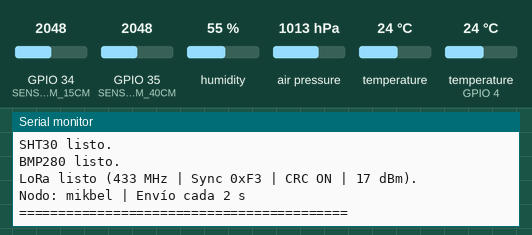
A sketch run on a simulated ESP32. On the bench: the last lines printed to the serial monitor. The inputs (shaded band) are chosen by the test bench; at power-on: humidity 55 %, temperature (sensor on GPIO 4) 24 °C, GPIO 34 (SENSOR_HUM_15CM) = 2048, GPIO 35 (SENSOR_HUM_40CM) = 2048, air pressure 1013 hPa, temperature 24 °C. No radio packets arrive unless stated.

Above: at 2.2 s.
2.3 s: humidity set to 22 %
At 3.7 s:
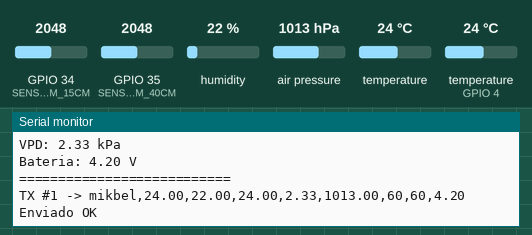
5.1 s: temperature (sensor on GPIO 4) set to 12 °C
At 6.9 s:
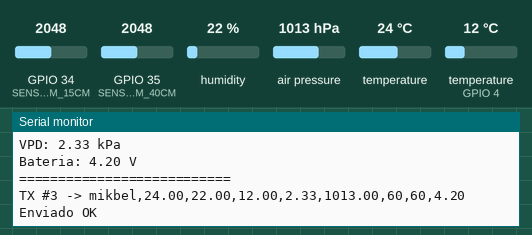
7.9 s: GPIO 34 (SENSOR_HUM_15CM) set to 2866
At 9.1 s:
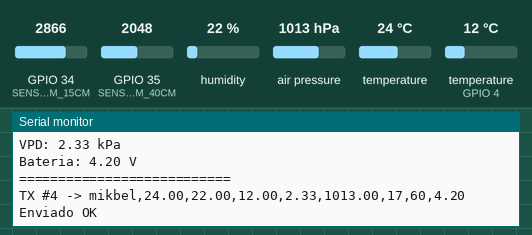
10.7 s: GPIO 35 (SENSOR_HUM_40CM) set to 2866
At 10.7 s:
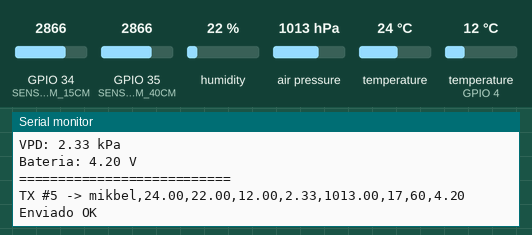
13.5 s: air pressure set to 952 hPa
At 14.63 s:
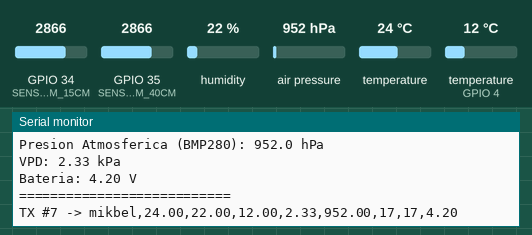
16.3 s: temperature (sensor 0) set to 12 °C
At 18.0 s:
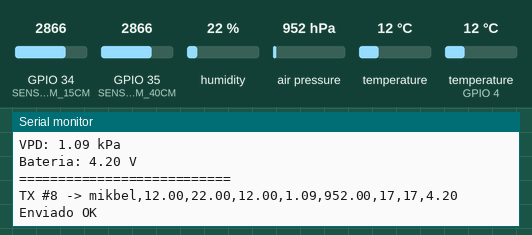

The sketch:

esp32-code.ino
```cpp
/* =====================================================================
 *  AGROCONNECT - NODO DE CAMPO (EMISOR LoRa)
 * ---------------------------------------------------------------------
 *  Lee los sensores del nodo de campo:
 *    - Humedad de suelo 15 cm  (GPIO 34, analógico)
 *    - Humedad de suelo 40 cm  (GPIO 35, analógico)
 *    - Temperatura de raíz     (DS18B20 en GPIO 4)
 *    - Temperatura/humedad aire (SHT30 por I2C 21/22)
 *    - Presión atmosférica      (BMP280 por I2C 21/22)
 *
 *  Envía por LoRa (433 MHz) una trama CSV de 9 campos EXACTAMENTE en el
 *  orden que espera el Nodo Central:
 *
 *    nodoId,tempAire,humAire,tempSuelo,vpd,presion,hum15,hum40,bateria
 *
 *  Ejemplo:
 *    nodo_campo_01,24.31,58.20,21.75,1.02,1013.45,47,63,4.15
 *
 *  El Nodo Central (receptor) la parte con ',' y la sube a Firebase.
 *  IMPORTANTE: ambos nodos deben usar 433 MHz, SyncWord 0xF3 y CRC ON.
 * ===================================================================== */

#include <Arduino.h>
#include <Wire.h>
#include <OneWire.h>
#include <DallasTemperature.h>
#include <Adafruit_SHT31.h>
#include <Adafruit_BMP280.h>
#include <SPI.h>
#include <LoRa.h>

// ================= IDENTIFICACIÓN =================
#define NODO_ID "mikbel"     // Debe ser distinto por cada nodo de campo

// ================= PINES SENSORES =================
#define SENSOR_HUM_15CM 34
#define SENSOR_HUM_40CM 35
#define PIN_DS18B20     4

#define I2C_SDA 21                  // Cable amarillo (SDA)
#define I2C_SCL 22                  // Cable azul   (SCL)

// ================= PINES LoRa (SPI) =================
#define LORA_SCK  18
#define LORA_MISO 19
#define LORA_MOSI 23
#define LORA_CS   5
#define LORA_RST  14
#define LORA_DIO0 2
#define BAND      433E6

// ================= CALIBRACIÓN SUELO =================
// Valor en aire (seco) y en agua (100%). Ajustar con tus mediciones.
#define SUELO_AIRE 3200
#define SUELO_AGUA 1300

// ================= BATERÍA (opcional) =================
// Divisor resistivo: BAT+ ---[R]---+---[R]--- GND, y el punto medio a GPIO 32.
// Si no usás batería, dejá BATTERY_PIN en -1 y se reporta BATTERY_FIJA.
#define BATTERY_PIN   (-1)
#define BATTERY_RATIO  2.0f          // Ej: 100k/100k -> 2.0
#define BATTERY_FIJA   4.20f

// ================= TIEMPOS =================
const unsigned long INTERVALO_ENVIO_MS = 2000;   // 1 envío cada 2 s
const int           REINTENTOS_LORA    = 2;

// ================= OBJETOS =================
OneWire oneWire(PIN_DS18B20);
DallasTemperature sensorRaiz(&oneWire);
Adafruit_SHT31 sht31 = Adafruit_SHT31(&Wire);
Adafruit_BMP280 bmp(&Wire);

bool shtOk      = false;
bool bmpOk      = false;
bool loraOk     = false;
unsigned long ultimoEnvio = 0;
uint32_t contadorPaquetes = 0;

// ================= UTILIDADES =================
float calcularVPD(float temp, float hum) {
  if (isnan(temp) || isnan(hum) || hum <= 0) return 0.0f;
  float es = 0.61078f * exp((17.27f * temp) / (temp + 237.3f));
  float ea = es * (hum / 100.0f);
  float vpd = es - ea;
  return (vpd < 0) ? 0.0f : vpd;
}

int leerHumedadSuelo(int pin) {
  int raw = analogRead(pin);
  int pct = map(raw, SUELO_AIRE, SUELO_AGUA, 0, 100);
  return constrain(pct, 0, 100);
}

float leerBateria() {
#if BATTERY_PIN >= 0
  uint32_t mV = analogReadMilliVolts(BATTERY_PIN);
  return (mV / 1000.0f) * BATTERY_RATIO;
#else
  return BATTERY_FIJA;
#endif
}

void escanearI2C() {
  Serial.println("\n--- ESCANEO I2C ---");
  int nDevices = 0;
  for (byte address = 1; address < 127; address++) {
    Wire.beginTransmission(address);
    byte error = Wire.endTransmission();
    if (error == 0) {
      Serial.print("  Dispositivo en 0x");
      if (address < 16) Serial.print("0");
      Serial.println(address, HEX);
      nDevices++;
    } else if (error == 4) {
      Serial.print("  Error desconocido en 0x");
      if (address < 16) Serial.print("0");
      Serial.println(address, HEX);
    }
  }
  if (nDevices == 0) Serial.println("  CRITICO: ningun dispositivo I2C (revisa 3.3V, GND, SDA 21, SCL 22)");
  else               Serial.println("  Encontrados: " + String(nDevices));
  Serial.println("-------------------\n");
}

// Devuelve true si la trama salió del módulo LoRa.
bool enviarLoRa(const char *trama) {
  if (!loraOk) {
    Serial.println("LoRa no inicializado: no se envía.");
    return false;
  }

  for (int intento = 1; intento <= REINTENTOS_LORA; intento++) {
    LoRa.beginPacket();
    LoRa.print(trama);
    if (LoRa.endPacket()) return true;

    Serial.printf("  Reintento %d/%d falló\n", intento, REINTENTOS_LORA);
    delay(400);
  }
  return false;
}

// ================= SETUP =================
void setup() {
  Serial.begin(115200);
  delay(1000);

  Serial.println("\n==========================================");
  Serial.println("   AGROCONNECT - NODO DE CAMPO (EMISOR)   ");
  Serial.println("==========================================");

  pinMode(SENSOR_HUM_15CM, INPUT);
  pinMode(SENSOR_HUM_40CM, INPUT);

  // 1. I2C y sensores
  Wire.begin(I2C_SDA, I2C_SCL);
  Wire.setTimeOut(1000);
  escanearI2C();

  sensorRaiz.begin();
  sensorRaiz.setResolution(11);   // 11 bits = 0.125 °C, conversión más rápida

  if (sht31.begin(0x44) || sht31.begin(0x45)) {
    shtOk = true;
    Serial.println("SHT30 listo.");
  } else {
    Serial.println("Alerta: SHT30 no detectado.");
  }

  if (bmp.begin(0x76) || bmp.begin(0x77)) {
    bmpOk = true;
    Serial.println("BMP280 listo.");
  } else {
    Serial.println("Alerta: BMP280 no detectado (revisa 3.3V, GND, SDA 21, SCL 22).");
  }

  // 2. LoRa después de I2C (comparten pines distintos, pero orden claro)
  SPI.begin(LORA_SCK, LORA_MISO, LORA_MOSI);
  LoRa.setPins(LORA_CS, LORA_RST, LORA_DIO0);

  if (LoRa.begin(BAND)) {
    LoRa.setSyncWord(0xF3);   // Mismo valor que el Nodo Central
    LoRa.setTxPower(17);
    LoRa.enableCrc();         // Mismo que el Nodo Central
    loraOk = true;
    Serial.println("LoRa listo (433 MHz | Sync 0xF3 | CRC ON | 17 dBm).");
  } else {
    Serial.println("ERROR: no se detectó el módulo LoRa.");
    Serial.println("       Revisa SCK=18, MISO=19, MOSI=23, CS=5, RST=14, DIO0=2.");
  }

  Serial.printf("Nodo: %s | Envío cada %lu s\n",
                NODO_ID, INTERVALO_ENVIO_MS / 1000UL);
  Serial.println("==========================================\n");
}

// ================= LOOP =================
void loop() {
  unsigned long ahora = millis();
  if (ahora - ultimoEnvio < INTERVALO_ENVIO_MS) {
    delay(20);
    return;
  }
  ultimoEnvio = ahora;

  // 1. Humedad de suelo
  int hum15 = leerHumedadSuelo(SENSOR_HUM_15CM);
  int hum40 = leerHumedadSuelo(SENSOR_HUM_40CM);

  // 2. Temperatura de raíz
  sensorRaiz.requestTemperatures();               // bloquea ~375 ms
  float tempSuelo = sensorRaiz.getTempCByIndex(0);
  bool sueloOk = (tempSuelo != DEVICE_DISCONNECTED_C &&
                  tempSuelo > -50.0f && tempSuelo < 85.0f);
  if (!sueloOk) tempSuelo = 0.0f;

  // 3. Ambiente (SHT30)
  float tempAire = 0.0f, humAire = 0.0f;
  if (shtOk) {
    tempAire = sht31.readTemperature();
    humAire  = sht31.readHumidity();
    if (isnan(tempAire)) tempAire = 0.0f;
    if (isnan(humAire))  humAire  = 0.0f;
  }

  // 4. Presión (BMP280)
  float presion = 0.0f;
  if (bmpOk) {
    presion = bmp.readPressure() / 100.0f;        // Pa -> hPa
    if (isnan(presion)) presion = 0.0f;
  }

  float vpd     = calcularVPD(tempAire, humAire);
  float bateria = leerBateria();

  // 5. Trama CSV (9 campos, sin espacios: el central no acepta vacíos)
  char trama[110];
  snprintf(trama, sizeof(trama),
           "%s,%.2f,%.2f,%.2f,%.2f,%.2f,%d,%d,%.2f",
           NODO_ID, tempAire, humAire, tempSuelo, vpd, presion,
           hum15, hum40, bateria);

  // 6. Mostrar en monitor serie (igual que tu prueba local)
  contadorPaquetes++;
  Serial.println("====== NUEVA LECTURA ======");
  Serial.print("Humedad Suelo 15cm: ");            Serial.print(hum15);     Serial.println("%");
  Serial.print("Humedad Suelo 40cm: ");            Serial.print(hum40);     Serial.println("%");
  Serial.print("Temp. Suelo (DS18B20): ");         Serial.print(tempSuelo, 1); Serial.println(" °C");
  Serial.print("Temp. Ambiente (SHT30): ");        Serial.print(tempAire, 1);  Serial.println(" °C");
  Serial.print("Humedad Ambiente (SHT30): ");      Serial.print(humAire, 1);   Serial.println("%");
  Serial.print("Presion Atmosferica (BMP280): ");  Serial.print(presion, 1);   Serial.println(" hPa");
  Serial.print("VPD: ");                           Serial.print(vpd, 2);       Serial.println(" kPa");
  Serial.print("Bateria: ");                       Serial.print(bateria, 2);   Serial.println(" V");
  Serial.println("===========================");

  // 7. Enviar por LoRa
  Serial.printf("TX #%lu -> %s\n", contadorPaquetes, trama);
  bool ok = enviarLoRa(trama);
  Serial.println(ok ? "Enviado OK" : "ERROR de envio");
  Serial.println();
}
```

Measured:
- after the input at 2.3 s, the serial monitor: prints a new line after 0.14 s (image 1)
- after the input at 5.1 s, the serial monitor: prints a new line after 1.4 s (image 2)
- after the input at 7.9 s, the serial monitor: prints a new line after 0.59 s (image 3)
- after the input at 13.5 s, the serial monitor: prints a new line after 1.1 s (image 5)
- after the input at 16.3 s, the serial monitor: prints a new line after 0.27 s (image 6)
